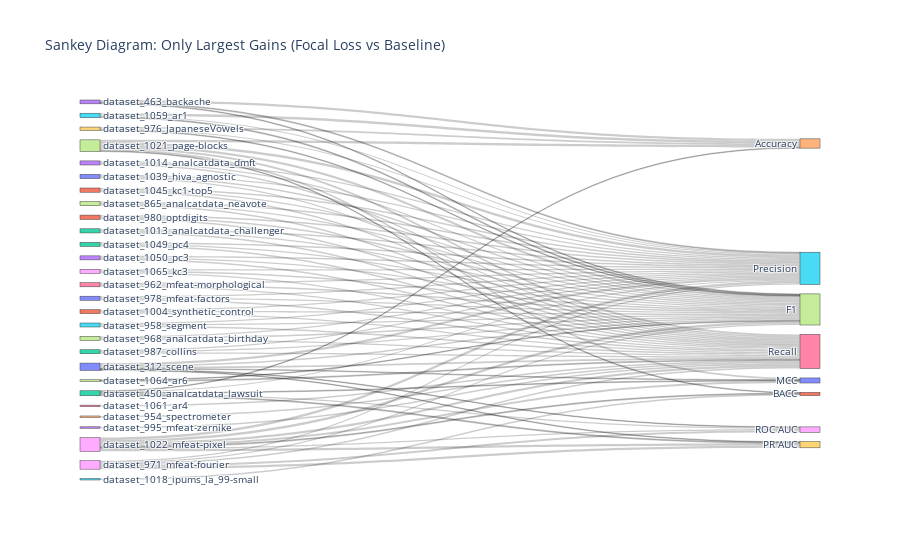

Notebook cell for this chart:
### Markdown cell above
#### 10.8. Sankey Diagram (Highlighting Only Largest Gains)

### Code cell
import plotly.graph_objects as go

metrics = ['Accuracy', 'Precision', 'Recall', 'F1', 'ROC AUC', 'PR AUC', 'MCC', 'BACC']
diff_matrix = res_df_focal.set_index('Dataset')[metrics] - res_df.set_index('Dataset')[metrics]

# Filter: Only show links with gain above a threshold (e.g., > 0.2)
threshold = 0.2
sources, targets, values = [], [], []
labels = list(diff_matrix.index) + metrics
for i, dataset in enumerate(diff_matrix.index):
    for j, metric in enumerate(metrics):
        gain = diff_matrix.loc[dataset, metric]
        if gain > threshold:
            sources.append(i)
            targets.append(len(diff_matrix.index) + j)
            values.append(gain)

fig = go.Figure(go.Sankey(
    node=dict(label=labels, pad=15, thickness=20),
    link=dict(source=sources, target=targets, value=values)
))
fig.update_layout(title_text="Sankey Diagram: Only Largest Gains (Focal Loss vs Baseline)", font_size=10)
fig.show()

### Figure 1 — Plotly figure (JSON) as saved in the notebook; plotly's stock layout.template omitted (floating-point values rounded to 4 significant figures)
{"data": [{"link": {"source": [1, 1, 1, 2, 2, 2, 3, 3, 3, 5, 7, 7, 7, 7, 7, 7, 8, 8, 8, 8, 8, 8, 8, 10, 10, 10, 11, 11, 11, 12, 12, 12, 13, 13, 13, 15, 15, 15, 16, 17, 17, 18, 18, 18, 20, 20, 20, 20, 20, 20, 22, 22, 22, 22, 22, 23, 23, 23, 27, 27, 27, 34, 35, 35, 35, 36, 36, 36, 37, 37, 37, 38, 38, 38, 38, 38, 39, 39, 39, 40, 40, 40, 41, 41, 41, 42, 42, 42, 43], "target": [45, 46, 47, 45, 46, 47, 45, 46, 47, 51, 44, 45, 46, 47, 50, 51, 45, 46, 47, 48, 49, 50, 51, 45, 46, 47, 45, 46, 47, 45, 46, 47, 45, 46, 47, 44, 45, 47, 46, 46, 47, 45, 46, 47, 45, 46, 47, 48, 49, 50, 44, 45, 48, 49, 50, 44, 45, 47, 45, 46, 47, 46, 45, 46, 47, 45, 46, 47, 45, 46, 47, 45, 46, 47, 48, 49, 44, 45, 47, 45, 46, 47, 45, 46, 47, 45, 46, 47, 46], "value": [0.4167, 0.5, 0.4545, 0.4643, 0.5, 0.4815, 0.4766, 0.479, 0.4629, 0.5, 0.8274, 0.8501, 0.7493, 0.7886, 0.5908, 0.2493, 0.8383, 0.8458, 0.842, 0.4669, 0.7446, 0.6841, 0.3458, 0.4945, 0.4857, 0.4901, 0.5, 0.4828, 0.4912, 0.4637, 0.4945, 0.4786, 0.4474, 0.484, 0.465, 0.84, 0.38, 0.331, 0.5, 0.3333, 0.2237, 0.4505, 0.494, 0.4713, 0.7641, 0.5473, 0.5441, 0.2251, 0.2274, 0.2235, 0.2453, 0.3994, 0.486, 0.3439, 0.2649, 0.75, 0.3194, 0.2627, 0.4737, 0.4737, 0.4737, 0.5, 0.4286, 0.5, 0.4615, 0.45, 0.5, 0.4737, 0.4247, 0.5, 0.4593, 0.45, 0.5, 0.4737, 0.7031, 0.8085, 0.57, 0.3636, 0.2486, 0.4499, 0.4986, 0.473, 0.4996, 0.4996, 0.4996, 0.42, 0.5, 0.4565, 0.5]}, "node": {"label": ["dataset_1002_ipums_la_98-small", "dataset_1004_synthetic_control", "dataset_1013_analcatdata_challenger", "dataset_1014_analcatdata_dmft", "dataset_1016_vowel", "dataset_1018_ipums_la_99-small", "dataset_1020_mfeat-karhunen", "dataset_1021_page-blocks", "dataset_1022_mfeat-pixel", "dataset_1023_soybean", "dataset_1039_hiva_agnostic", "dataset_1045_kc1-top5", "dataset_1049_pc4", "dataset_1050_pc3", "dataset_1056_mc1", "dataset_1059_ar1", "dataset_1061_ar4", "dataset_1064_ar6", "dataset_1065_kc3", "dataset_311_oil_spill", "dataset_312_scene", "dataset_316_yeast_ml8", "dataset_450_analcatdata_lawsuit", "dataset_463_backache", "dataset_764_analcatdata_apnea3", "dataset_765_analcatdata_apnea2", "dataset_767_analcatdata_apnea1", "dataset_865_analcatdata_neavote", "dataset_867_visualizing_livestock", "dataset_875_analcatdata_chlamydia", "dataset_947_arsenic-male-bladder", "dataset_949_arsenic-female-bladder", "dataset_950_arsenic-female-lung", "dataset_951_arsenic-male-lung", "dataset_954_spectrometer", "dataset_958_segment", "dataset_962_mfeat-morphological", "dataset_968_analcatdata_birthday", "dataset_971_mfeat-fourier", "dataset_976_JapaneseVowels", "dataset_978_mfeat-factors", "dataset_980_optdigits", "dataset_987_collins", "dataset_995_mfeat-zernike", "Accuracy", "Precision", "Recall", "F1", "ROC AUC", "PR AUC", "MCC", "BACC"], "pad": 15, "thickness": 20}, "type": "sankey"}], "layout": {"font": {"size": 10}, "title": {"text": "Sankey Diagram: Only Largest Gains (Focal Loss vs Baseline)"}}}
